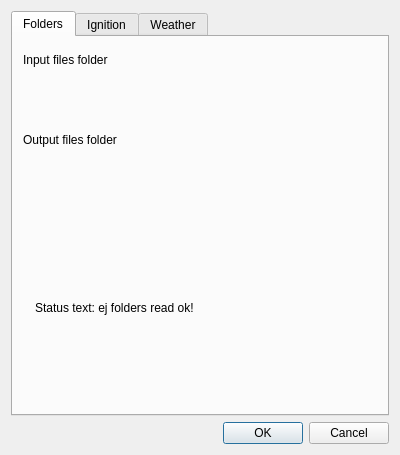
<?xml version="1.0" encoding="UTF-8"?>
<ui version="4.0">
 <class>Dialog</class>
 <widget class="QDialog" name="Dialog">
  <property name="geometry">
   <rect>
    <x>0</x>
    <y>0</y>
    <width>400</width>
    <height>455</height>
   </rect>
  </property>
  <property name="windowTitle">
   <string>Dialog</string>
  </property>
  <layout class="QVBoxLayout" name="verticalLayout">
   <item>
    <layout class="QVBoxLayout" name="verticalLayout_2">
     <item>
      <widget class="QTabWidget" name="tabWidget">
       <property name="currentIndex">
        <number>0</number>
       </property>
       <widget class="QWidget" name="tab">
        <attribute name="title">
         <string>Folders</string>
        </attribute>
        <widget class="QgsFileWidget" name="mQgsFileWidget">
         <property name="geometry">
          <rect>
           <x>10</x>
           <y>50</y>
           <width>361</width>
           <height>33</height>
          </rect>
         </property>
        </widget>
        <widget class="QgsFileWidget" name="mQgsFileWidget_2">
         <property name="geometry">
          <rect>
           <x>10</x>
           <y>130</y>
           <width>361</width>
           <height>33</height>
          </rect>
         </property>
        </widget>
        <widget class="QLabel" name="label">
         <property name="geometry">
          <rect>
           <x>10</x>
           <y>10</y>
           <width>361</width>
           <height>25</height>
          </rect>
         </property>
         <property name="text">
          <string>Input files folder</string>
         </property>
        </widget>
        <widget class="QLabel" name="label_2">
         <property name="geometry">
          <rect>
           <x>10</x>
           <y>90</y>
           <width>361</width>
           <height>25</height>
          </rect>
         </property>
         <property name="text">
          <string>Output files folder</string>
         </property>
        </widget>
        <widget class="QLabel" name="label_3">
         <property name="geometry">
          <rect>
           <x>22</x>
           <y>240</y>
           <width>291</width>
           <height>61</height>
          </rect>
         </property>
         <property name="text">
          <string>Status text: ej folders read ok!</string>
         </property>
        </widget>
       </widget>
       <widget class="QWidget" name="tab_2">
        <attribute name="title">
         <string>Ignition</string>
        </attribute>
        <widget class="QRadioButton" name="radioButton">
         <property name="geometry">
          <rect>
           <x>8</x>
           <y>10</y>
           <width>361</width>
           <height>31</height>
          </rect>
         </property>
         <property name="text">
          <string>Random</string>
         </property>
        </widget>
        <widget class="QRadioButton" name="radioButton_2">
         <property name="geometry">
          <rect>
           <x>10</x>
           <y>50</y>
           <width>361</width>
           <height>31</height>
          </rect>
         </property>
         <property name="text">
          <string>Point</string>
         </property>
        </widget>
        <widget class="QgsMapLayerComboBox" name="mMapLayerComboBox">
         <property name="geometry">
          <rect>
           <x>189</x>
           <y>140</y>
           <width>171</width>
           <height>33</height>
          </rect>
         </property>
        </widget>
        <widget class="QgsSpinBox" name="mQgsSpinBox">
         <property name="geometry">
          <rect>
           <x>270</x>
           <y>90</y>
           <width>90</width>
           <height>34</height>
          </rect>
         </property>
        </widget>
        <widget class="QLabel" name="label_4">
         <property name="geometry">
          <rect>
           <x>30</x>
           <y>90</y>
           <width>151</width>
           <height>25</height>
          </rect>
         </property>
         <property name="text">
          <string>Adjacency Radius</string>
         </property>
        </widget>
        <widget class="QLabel" name="label_5">
         <property name="geometry">
          <rect>
           <x>30</x>
           <y>140</y>
           <width>151</width>
           <height>31</height>
          </rect>
         </property>
         <property name="text">
          <string>Layer with 1 point</string>
         </property>
        </widget>
       </widget>
       <widget class="QWidget" name="tab_3">
        <attribute name="title">
         <string>Weather</string>
        </attribute>
       </widget>
      </widget>
     </item>
     <item>
      <widget class="QDialogButtonBox" name="buttonBox">
       <property name="orientation">
        <enum>Qt::Horizontal</enum>
       </property>
       <property name="standardButtons">
        <set>QDialogButtonBox::Cancel|QDialogButtonBox::Ok</set>
       </property>
      </widget>
     </item>
    </layout>
   </item>
  </layout>
 </widget>
 <customwidgets>
  <customwidget>
   <class>QgsFileWidget</class>
   <extends>QWidget</extends>
   <header>qgsfilewidget.h</header>
  </customwidget>
  <customwidget>
   <class>QgsMapLayerComboBox</class>
   <extends>QComboBox</extends>
   <header>qgsmaplayercombobox.h</header>
  </customwidget>
  <customwidget>
   <class>QgsSpinBox</class>
   <extends>QSpinBox</extends>
   <header>qgsspinbox.h</header>
  </customwidget>
 </customwidgets>
 <resources/>
 <connections>
  <connection>
   <sender>buttonBox</sender>
   <signal>accepted()</signal>
   <receiver>Dialog</receiver>
   <slot>accept()</slot>
   <hints>
    <hint type="sourcelabel">
     <x>248</x>
     <y>254</y>
    </hint>
    <hint type="destinationlabel">
     <x>157</x>
     <y>274</y>
    </hint>
   </hints>
  </connection>
  <connection>
   <sender>buttonBox</sender>
   <signal>rejected()</signal>
   <receiver>Dialog</receiver>
   <slot>reject()</slot>
   <hints>
    <hint type="sourcelabel">
     <x>316</x>
     <y>260</y>
    </hint>
    <hint type="destinationlabel">
     <x>286</x>
     <y>274</y>
    </hint>
   </hints>
  </connection>
 </connections>
</ui>
